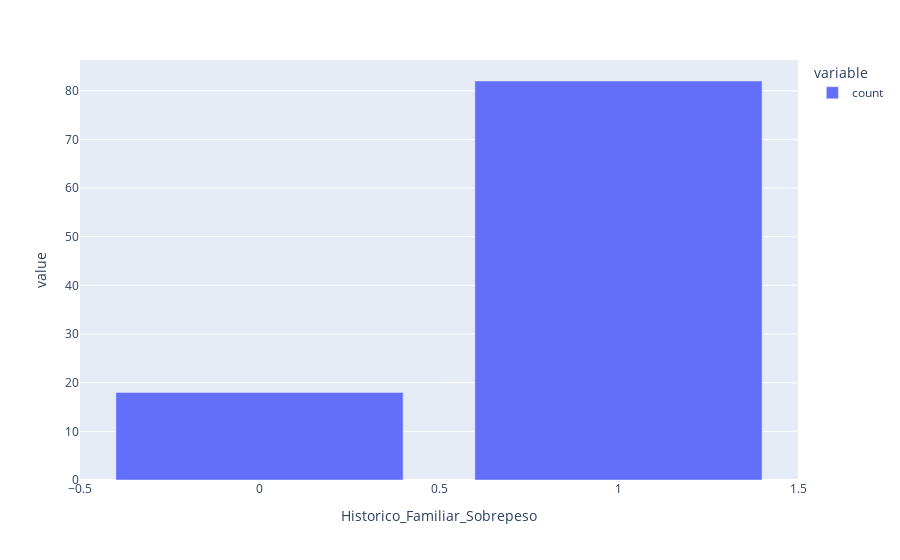

Notebook cell for this chart:
### Code cell
# Análise Univariada - Histórico de Obesidade na família
px.bar(round(df_obesidade.value_counts('Historico_Familiar_Sobrepeso') / len(df_obesidade) * 100))

### Figure 1 — Plotly figure (JSON) as saved in the notebook; plotly's stock layout.template omitted (floating-point values rounded to 4 significant figures)
{"data": [{"alignmentgroup": "True", "hovertemplate": "variable=count<br>Historico_Familiar_Sobrepeso=%{x}<br>value=%{y}<extra></extra>", "legendgroup": "count", "marker": {"color": "#636efa", "pattern": {"shape": ""}}, "name": "count", "offsetgroup": "count", "orientation": "v", "showlegend": true, "textposition": "auto", "type": "bar", "x": [1, 0], "xaxis": "x", "y": [82, 18], "yaxis": "y"}], "layout": {"barmode": "relative", "legend": {"title": {"text": "variable"}, "tracegroupgap": 0}, "margin": {"t": 60}, "xaxis": {"anchor": "y", "domain": [0, 1], "title": {"text": "Historico_Familiar_Sobrepeso"}}, "yaxis": {"anchor": "x", "domain": [0, 1], "title": {"text": "value"}}}}
